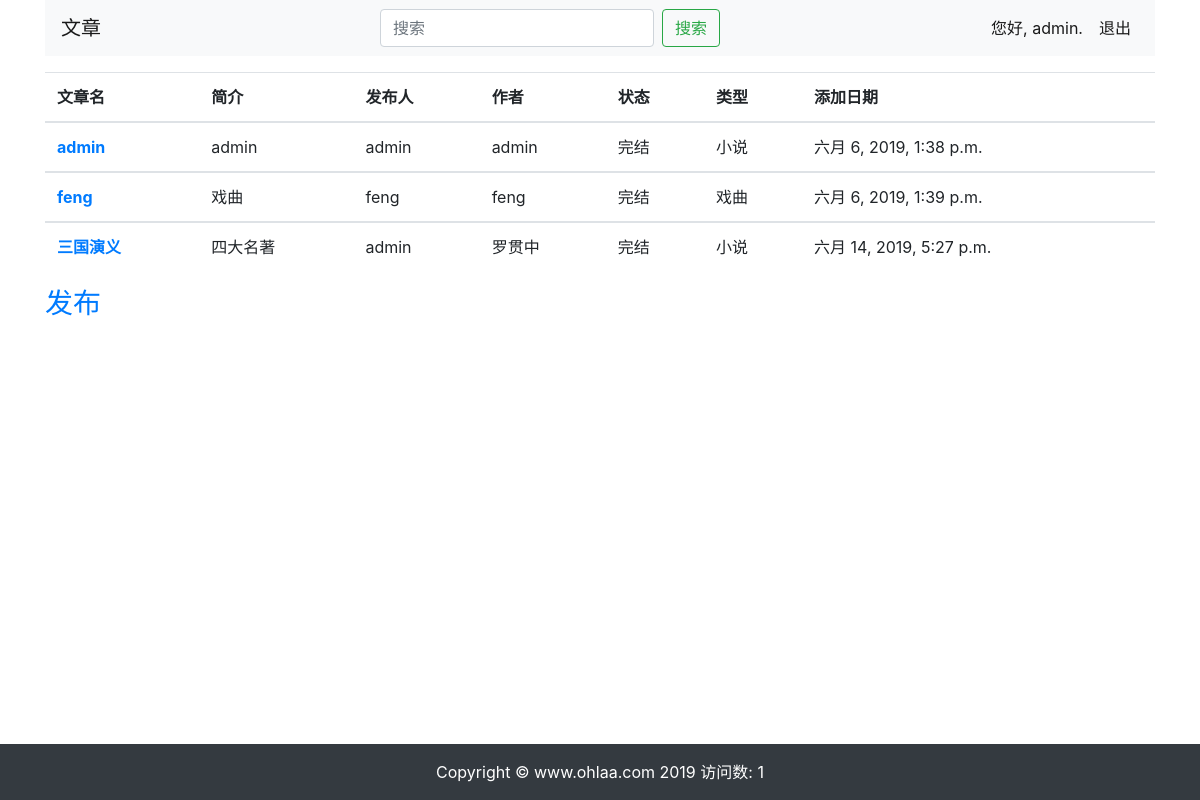
The app's page / (signed in) with its own data.
### learning_logs/models.py (models this page shows)
class Article(models.Model):
	art_name=models.CharField('标题',max_length=200)
	art_add_date=models.DateTimeField(auto_now_add=True)
	art_author=models.CharField('作者',max_length=10,default="")
	user_owner=models.ForeignKey(User,on_delete=models.CASCADE)
	art_type=models.CharField('类型',max_length=200)
	art_status=models.CharField('状态',max_length=200,default="")
	art_introduction=models.CharField('简介',max_length=200,default="")
	art_name_used=models.CharField('曾用名',max_length=200,default="")
	def __str__(self):
		if len(self.art_name)>=20:
			art_name_limit=self.art_name[:20]+'...'
		else:
			art_name_limit=self.art_name
		return art_name_limit

### learning_logs/views.py (the view)
# urls.py: path('', TemplateView.as_view(template_name="index.html")),
def index(request):
	articles=Article.objects.order_by('art_add_date')
	context={'articles':articles}
	return render(request,'learning_logs/index.html',context)

### learning_logs/templates/learning_logs/index.html (shortened to what this page needs)
{% extends "learning_logs/base.html" %}
{% block content %}
	<p>
		<table class="table">
		{% if articles %}
		<thead>
		    <tr>
		      <th scope="col">文章名</th>
		      <th scope="col">简介</th>
		      <th scope="col">发布人</th>
		      <th scope="col">作者</th>
		      <th scope="col">状态</th>
		      <th scope="col">类型</th>
		      <th scope="col">添加日期</th>
		    </tr>
	 	 </thead>
	 	{% endif %}
	 	{% for article in articles %}
		<tbody>
			<tr>
			  <th scope="row"><a href="{% url 'learning_logs:article' article.id %}">{{ article }}</a></th>
			  <td>{{article.art_introduction}}</td>
			  <td>{{article.user_owner}}</td>
			  <td>{{article.art_author}}</td>
			  <td>{{article.art_status}}</td>
			  <td>{{article.art_type}}</td>
			  <td>{{article.art_add_date}}</td>
			</tr>
		</tbody>
		{% empty %}
			<li>没有文章</li>
		{% endfor %}
	</table>
	</p>
<h3>
	<a href="{% url 'learning_logs:new_article' %}">发布</a>
</h3>
{% endblock content %}

### learning_logs/templates/header.html (shortened to what this page needs)
<div class="container">
  <nav class="navbar navbar-expand-lg navbar-light bg-light ">
    <a class="navbar-brand" href="{% url 'learning_logs:index' %}">文章</a>
    <div class="collapse navbar-collapse" id="navbarSupportedContent">
      <ul class="navbar-nav mr-auto">
        <form class="form-inline mr-auto my-2 my-lg-0" method="get" action="{% url 'learning_logs:search' %}">
          <input class="form-control mr-sm-2" type="search" placeholder="搜索" aria-label="Search" name="search_name" required>
          <button class="btn btn-outline-success my-2 my-sm-0" type="submit">搜索</button>
        </form>
      </ul>
      <ul class="navbar-nav mr-right">
        {% if user.is_authenticated %}
          <li class="nav-item">
            <a class="nav-link active" >您好, {{ user.username }}.</a>
          </li>
          <li class="nav-item">
            <a class="nav-link active" href="{% url 'users:logout' %}">退出</a>
          </li>
        {% endif %}
      </ul>
    </div>
  </nav>
</div>

### records on screen
Article: art_name "admin", art_introduction "admin", user_owner "admin", art_author "admin", art_status "完结", art_type "小说", art_add_date "六月 6, 2019, 1:38 p.m."
Article: art_name "feng", art_introduction "戏曲", user_owner "feng", art_author "feng", art_status "完结", art_type "戏曲", art_add_date "六月 6, 2019, 1:39 p.m."
Article: art_name "三国演义", art_introduction "四大名著", user_owner "admin", art_author "罗贯中", art_status "完结", art_type "小说", art_add_date "六月 14, 2019, 5:27 p.m."

### other values on screen
{{ user.username }} "admin"
